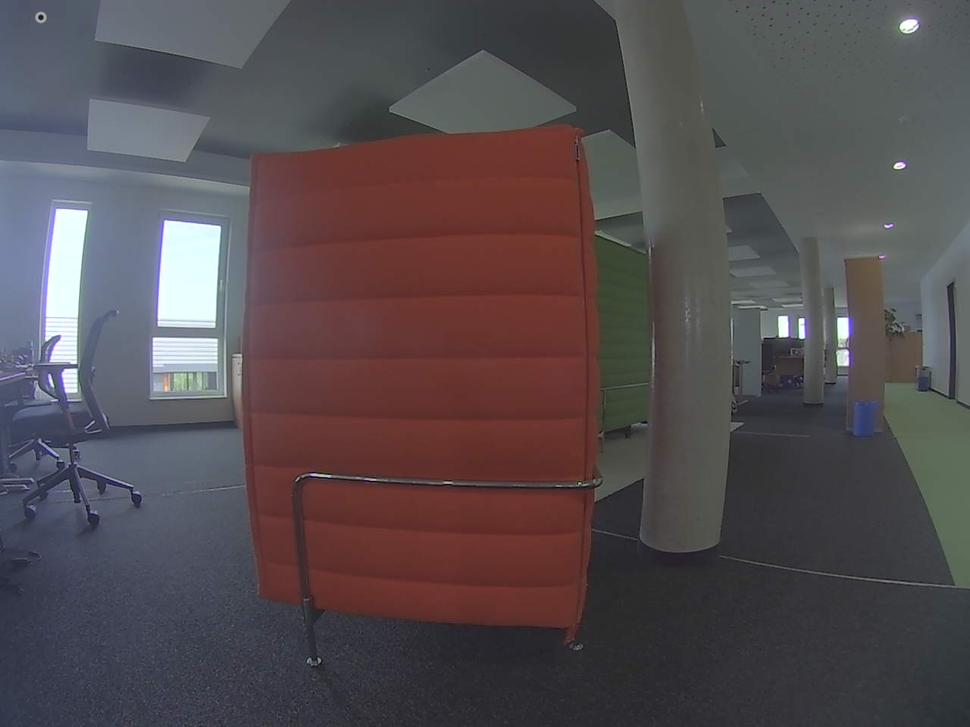
#> input picture laplacian/scene.png, 970 x 727 px, shrunk from 1280 x 960 before the run
$ python laplacian.py scene.png
#> lines starting #> are read from the running program, lines starting #| are printed output that depends on the picture
###
# demo of laplacian filter
# args: scene.png
###
import sys
import cv2 as cv
import matplotlib.pyplot as plt

def main(argv):
    # [variables]
    # Declare the variables we are going to use
    ddepth = cv.CV_16S
    kernel_size = 3
    window_name = "Laplace Demo"
    # [variables]
    # [load]
    imageName = argv[0]
    src = cv.imread(cv.samples.findFile(imageName), cv.IMREAD_COLOR) # Load an image
#> src is the input picture: shape (727, 970, 3); mean B, G, R 80.1, 76.8, 85.2
    # Check if image is loaded fine
    if src is None:
        print ('Error opening image')
        return -1
    # [load]
    # [reduce_noise]
    # Remove noise by blurring with a Gaussian filter
    src = cv.GaussianBlur(src, (3, 3), 0)
    # [reduce_noise]
    # [convert_to_gray]
    # Convert the image to grayscale
    src_gray = cv.cvtColor(src, cv.COLOR_BGR2GRAY)
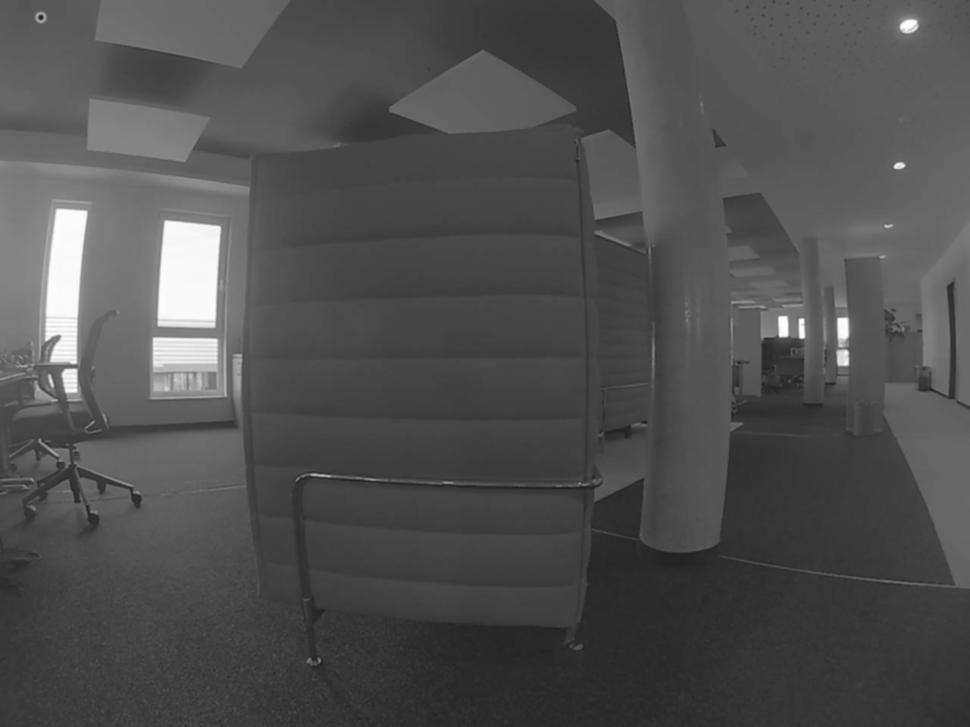
#> src_gray: shape (727, 970); min 25, max 253, mean 79.7
    # [convert_to_gray]
    # Create Window
    cv.namedWindow(window_name, cv.WINDOW_AUTOSIZE)
    # [laplacian]
    # Apply Laplace function
    dst = cv.Laplacian(src_gray, ddepth, ksize=kernel_size)
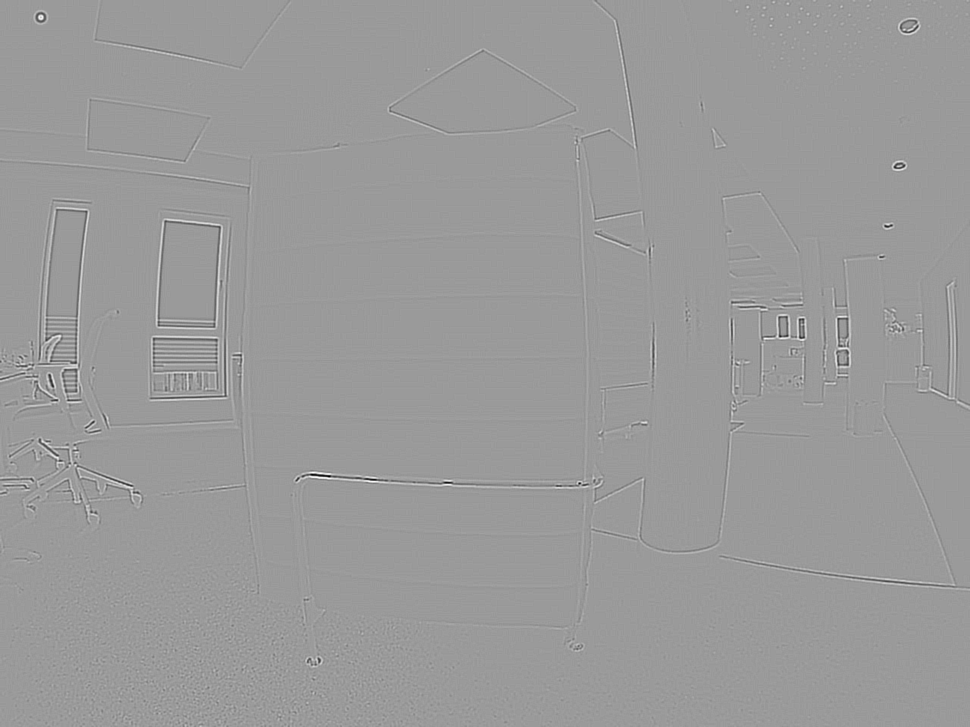
#> dst: shape (727, 970) int16; min -378, max 246, mean 0; drawn with min black and max white
    # [laplacian]
    # [convert]
    # converting back to uint8
    abs_dst = cv.convertScaleAbs(dst)
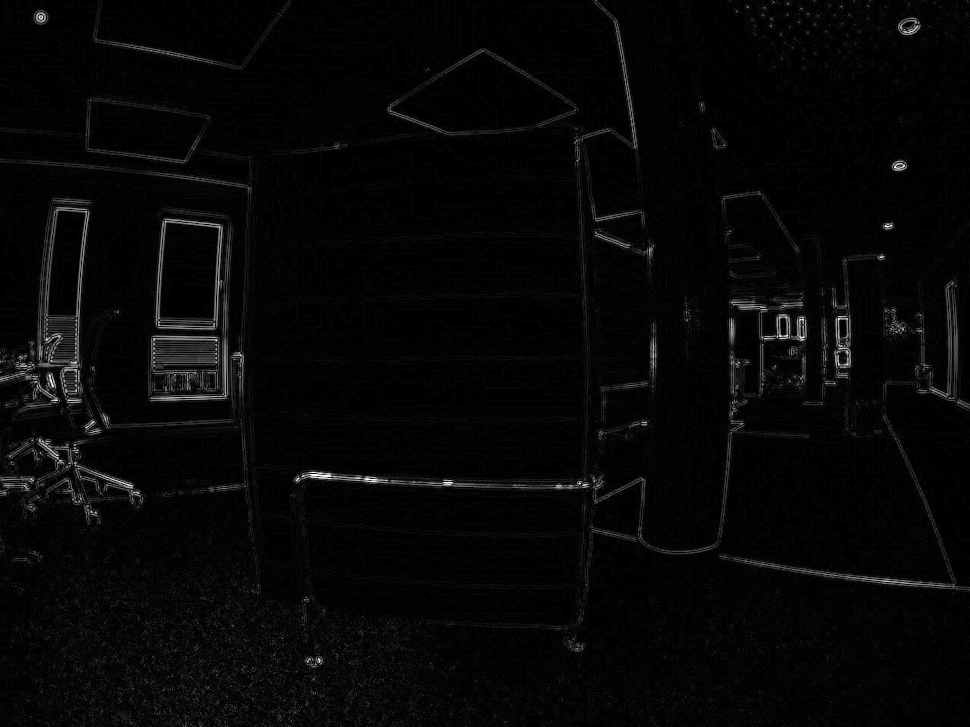
#> abs_dst: shape (727, 970); min 0, max 255, mean 6.5
    print(abs_dst)
#> (printed output is left out)
    hist = cv.calcHist([abs_dst],[0],None,[256],[0,256])
#> hist = 256 values, max 260500 at index 0, min 0 at index 1, mean 2754.6

    # [convert]
    # [display]
    cv.imshow("Histogram", hist)

    cv.imshow(window_name, abs_dst)
    cv.imwrite("laplacian.png", dst)
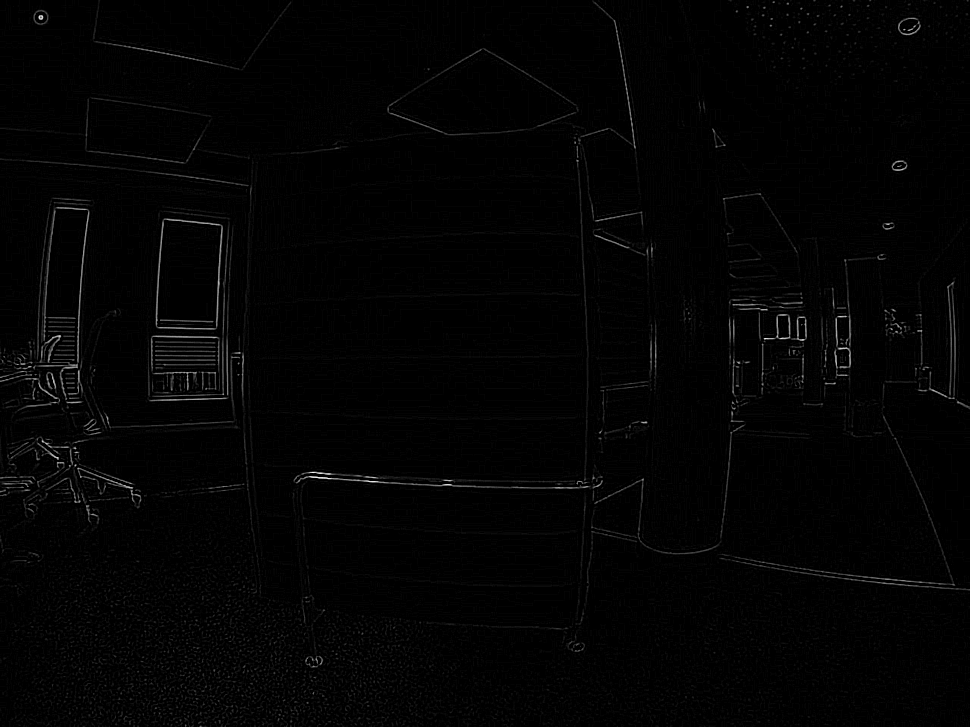
#> saved as laplacian.png: shape (727, 970); min 0, max 246, mean 3.2
    cv.waitKey(0)
    # [display]
    return 0
if __name__ == "__main__":
    main(sys.argv[1:])
